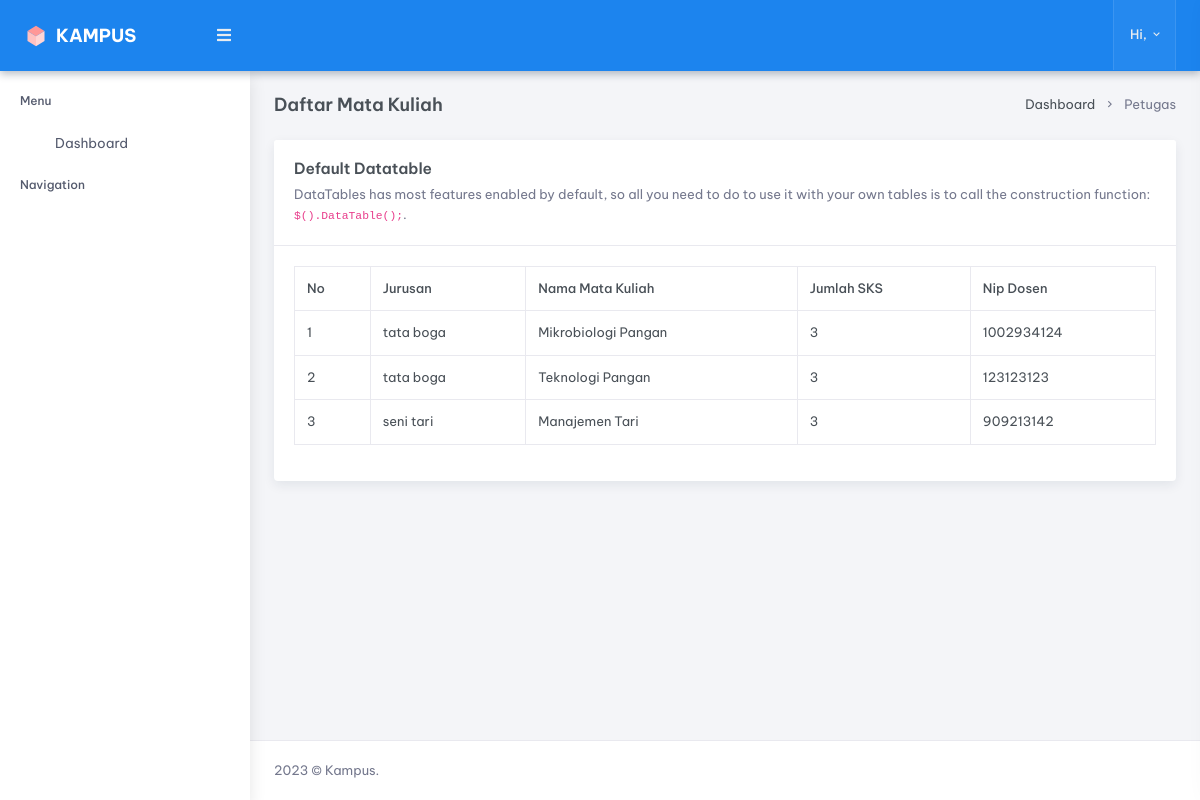
Page /index.php/petugas/view_controller/viewMatkul on the committed database.
### tables this page shows
CREATE TABLE `tb_matkul` (
  `id_matkul` int(11) NOT NULL,
  `kode_matkul` varchar(50) NOT NULL,
  `nama_matkul` varchar(50) NOT NULL,
  `jurusan_matkul` varchar(100) NOT NULL,
  `sks` int(5) NOT NULL,
  `dosen_nip` varchar(50) NOT NULL
);

### application/views/main.php (called while the page is built, shortened)
<?php
$this->load->view('partials/header');
$this->load->view($pages);
?>

### application/controllers/petugas/View_controller.php (called while the page is built, shortened)
<?php
class View_controller extends CI_Controller {
	public function __construct()
	{
		$this->load->model('petugas/Insert_model', 'ins');
		$this->load->model('petugas/View_model', 'view');
	}
	public function viewMatkul()
	{
		$load = $this->view->joinDosenM()->result();
		$data = array(
			'title' => 'Daftar Mata Kuliah',
			'pageTitle' => 'Daftar Mata Kuliah',
			'pages' => 'page/petugas/Data_matkul',
			'data' => $load
		);
		$this->load->view('main', $data);
	}
}
?>

### index.php (called while the page is built, shortened)
<?php
require_once BASEPATH.'core/CodeIgniter.php';

### application/models/petugas/View_model.php (called while the page is built, shortened)
<?php
class View_model extends CI_Model {
	function joinDosenM()
	{
		$this->db->select('*');
		$this->db->join('tb_user', 'tb_user.nip = tb_matkul.dosen_nip');
		return $this->db->get('tb_matkul');
	}
}
?>

### application/views/page/petugas/Data_matkul.php (the view, shortened to what this page needs)
<div class="main-content">
<div class="page-content">
	<div class="container-fluid">
		<div class="row">
			<div class="col-12">
				<div class="card">
					<div class="card-header">
						<h4 class="card-title">Default Datatable</h4>
						<p class="card-title-desc">DataTables has most features enabled by
							default, so all you need to do to use it with your own tables is to call
							the construction function: <code>$().DataTable();</code>.
						</p>
					</div>
					<div class="card-body">
						<table id="datatable" class="table table-bordered dt-responsive  nowrap w-100">
							<thead>
							<tr>
								<th>No</th>
								<th>Jurusan</th>
								<th>Nama Mata Kuliah</th>
								<th>Jumlah SKS</th>
								<th>Nip Dosen</th>
							</tr>
							</thead>
							<tbody>
							<?php $no = 1;
							foreach ($data as $d) { ?>
								<tr>
									<td><?= $no++ ?></td>
									<td><?= $d->jurusan_matkul ?></td>
									<td><?= $d->nama_matkul ?></td>
									<td><?= $d->sks ?></td>
									<td><?= $d->dosen_nip ?></td>
								</tr>
								<?php } ?>
							</tbody>
						</table>
					</div>
				</div>
			</div>
		</div>
	</div>
</div>

### rows in the picture
tb_matkul: jurusan_matkul "tata boga", nama_matkul "Mikrobiologi Pangan", sks "3", dosen_nip "1002934124"
tb_matkul: jurusan_matkul "tata boga", nama_matkul "Teknologi Pangan", sks "3", dosen_nip "123123123"
tb_matkul: jurusan_matkul "seni tari", nama_matkul "Manajemen Tari", sks "3", dosen_nip "909213142"

### other values in the picture
$pageTitle "Daftar Mata Kuliah"
$this->uri->segment(1) "Petugas"
